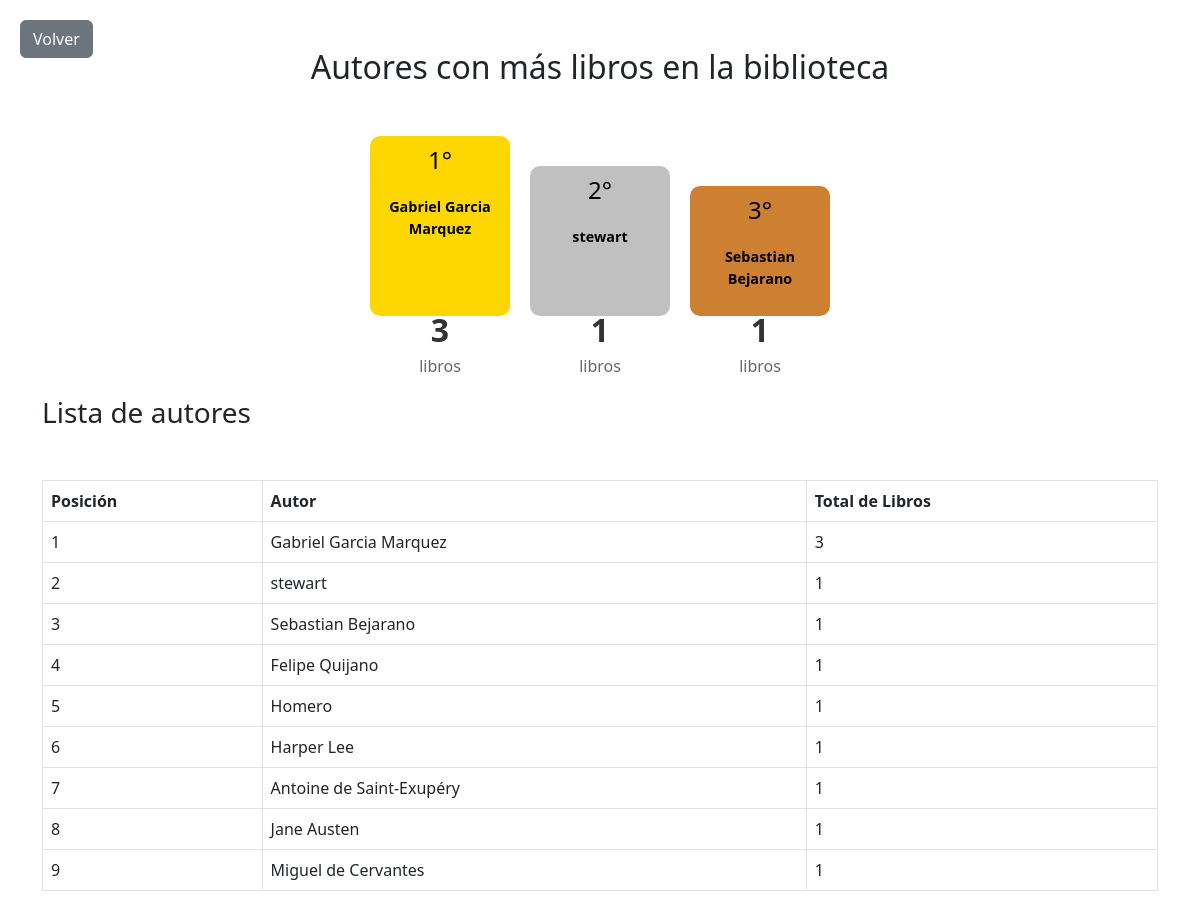
/autor_top, run on the app's committed database.
### models.py (models this page shows)
class Autor(Base):
    __tablename__ = 'autores'
    id = Column(Integer, primary_key=True)
    nombre = Column(String, nullable=False)
    libros = relationship("Libro", back_populates="autor")

### app.py (the view)
@app.route('/autor_top')
def autor_top():
    resultados = session.query(Autor.nombre, func.count(Libro.id).label("total"))\
                        .join(Libro).group_by(Autor.id)\
                        .order_by(desc("total")).all()
    return render_template('autor_top.html', resultados=resultados)

### templates/autor_top.html (shortened to what this page needs)
<!DOCTYPE html>
<html lang="es">
<head>
    <link href="https://cdn.jsdelivr.net/npm/bootstrap@5.3.0/dist/css/bootstrap.min.css" rel="stylesheet">
</head>
<body>
<div class="container mt-5">
    <h2 class="text-center">Autores con más libros en la biblioteca</h2>
    {% if resultados %}
    <div class="podio">
        {% if resultados|length >= 1 %}
        <div class="puesto puesto-1">
            <h4>1°</h4>
            <p class="autor-nombre">{{ resultados[0][0] }}</p>
            <div class="numero-libros-container">
                <p class="numero-libros">{{ resultados[0][1] }}</p>
                <p class="texto-libros">libros</p>
            </div>
        </div>
        {% endif %}
        {% if resultados|length >= 2 %}
        <div class="puesto puesto-2">
            <h4>2°</h4>
            <p class="autor-nombre">{{ resultados[1][0] }}</p>
            <div class="numero-libros-container">
                <p class="numero-libros">{{ resultados[1][1] }}</p>
                <p class="texto-libros">libros</p>
            </div>
        </div>
        {% endif %}
        {% if resultados|length >= 3 %}
        <div class="puesto puesto-3">
            <h4>3°</h4>
            <p class="autor-nombre">{{ resultados[2][0] }}</p>
            <div class="numero-libros-container">
                <p class="numero-libros">{{ resultados[2][1] }}</p>
                <p class="texto-libros">libros</p>
            </div>
        </div>
        {% endif %}
    </div>
    {% else %}
    <p class="text-center">No hay autores registrados para mostrar.</p>
    {% endif %}
    <h3 class="mt-5 lista-autores">Lista de autores</h3>    {% if resultados %}
    <table class="table table-bordered">
        <thead>
            <tr>
                <th>Posición</th>
                <th>Autor</th>
                <th>Total de Libros</th>
            </tr>
        </thead>
        <tbody>
            {% for autor in resultados %}
            <tr>
                <td>{{ loop.index }}</td>
                <td>{{ autor[0] }}</td>
                <td>{{ autor[1] }}</td>
            </tr>
            {% endfor %}
        </tbody>
    </table>
    {% else %}
    <p>No hay autores registrados aún.</p>
    {% endif %}
    <a href="{{ url_for('index') }}" class="btn btn-secondary btn-volver">Volver</a></div>
</body>
</html>

### templates/autor_top.html (style rules this page uses)
h2 { margin-bottom: 50px; }
h3 { margin-bottom: 50px; }
.podio { display: flex; justify-content: center; align-items: flex-end; gap: 20px; margin-bottom: 80px; }
.podio .puesto { text-align: center; padding: 10px; border-radius: 10px; position: relative; }
.puesto-1 { background-color: gold; color: black; height: 180px; width: 140px; }
.puesto-2 { background-color: silver; color: black; height: 150px; width: 140px; }
.puesto-3 { background-color: #cd7f32; color: black; height: 130px; width: 140px; }
.puesto h4 { margin: 0; position: absolute; top: 10px; left: 50%; transform: translateX(-50%); }
.autor-nombre { font-size: 0.9rem; font-weight: bold; margin-top: 50px; }
.numero-libros-container { position: absolute; bottom: -62px; left: 50%; transform: translateX(-50%); text-align: center; }
.numero-libros { font-size: 2rem; font-weight: bold; color: #333; margin: 0; }
.texto-libros { font-size: 1rem; color: #666; margin: 0; }
.lista-autores { margin-top: 120px; }
.btn-volver { position: absolute; top: 20px; left: 20px; }

### data on the page
Autor: nombre "Gabriel Garcia Marquez", autor "3"
Autor: nombre "stewart", autor "1"
Autor: nombre "Sebastian Bejarano", autor "1"
Autor: nombre "Felipe Quijano", autor "1"
Autor: nombre "Homero", autor "1"
Autor: nombre "Harper Lee", autor "1"
Autor: nombre "Antoine de Saint-Exupéry", autor "1"
Autor: nombre "Jane Austen", autor "1"
Autor: nombre "Miguel de Cervantes", autor "1"

### other printed values
{{ resultados[0][1] }} "3"
{{ resultados[1][1] }} "1"
{{ resultados[2][1] }} "1"
